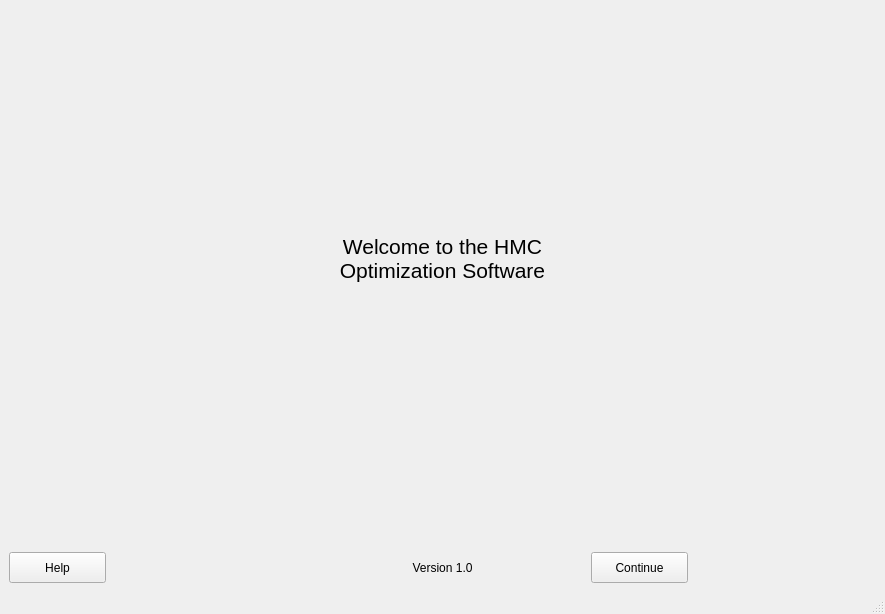
<?xml version="1.0" encoding="UTF-8"?>
<ui version="4.0">
 <class>MainWindow</class>
 <widget class="QMainWindow" name="MainWindow">
  <property name="geometry">
   <rect>
    <x>0</x>
    <y>0</y>
    <width>885</width>
    <height>614</height>
   </rect>
  </property>
  <property name="windowTitle">
   <string>MainWindow</string>
  </property>
  <widget class="QWidget" name="centralwidget">
   <layout class="QGridLayout" name="gridLayout_2">
    <item row="0" column="0">
     <layout class="QGridLayout" name="gridLayout">
      <item row="2" column="1">
       <widget class="QLabel" name="hmcWorld">
        <property name="sizePolicy">
         <sizepolicy hsizetype="Maximum" vsizetype="Maximum">
          <horstretch>0</horstretch>
          <verstretch>0</verstretch>
         </sizepolicy>
        </property>
        <property name="maximumSize">
         <size>
          <width>661</width>
          <height>391</height>
         </size>
        </property>
        <property name="text">
         <string/>
        </property>
        <property name="pixmap">
         <pixmap>hmcWorld.png</pixmap>
        </property>
        <property name="scaledContents">
         <bool>true</bool>
        </property>
       </widget>
      </item>
      <item row="3" column="1">
       <widget class="QLabel" name="label_2">
        <property name="text">
         <string>Version 1.0</string>
        </property>
        <property name="alignment">
         <set>Qt::AlignCenter</set>
        </property>
       </widget>
      </item>
      <item row="2" column="2">
       <spacer name="horizontalSpacer_2">
        <property name="orientation">
         <enum>Qt::Horizontal</enum>
        </property>
        <property name="sizeHint" stdset="0">
         <size>
          <width>40</width>
          <height>20</height>
         </size>
        </property>
       </spacer>
      </item>
      <item row="3" column="2">
       <widget class="QPushButton" name="pushButtonContinueToInput">
        <property name="sizePolicy">
         <sizepolicy hsizetype="Maximum" vsizetype="Fixed">
          <horstretch>0</horstretch>
          <verstretch>0</verstretch>
         </sizepolicy>
        </property>
        <property name="maximumSize">
         <size>
          <width>97</width>
          <height>32</height>
         </size>
        </property>
        <property name="text">
         <string>Continue</string>
        </property>
       </widget>
      </item>
      <item row="2" column="0">
       <spacer name="horizontalSpacer">
        <property name="orientation">
         <enum>Qt::Horizontal</enum>
        </property>
        <property name="sizeHint" stdset="0">
         <size>
          <width>40</width>
          <height>20</height>
         </size>
        </property>
       </spacer>
      </item>
      <item row="3" column="0">
       <widget class="QPushButton" name="pushButtonHelp">
        <property name="sizePolicy">
         <sizepolicy hsizetype="Fixed" vsizetype="Fixed">
          <horstretch>0</horstretch>
          <verstretch>0</verstretch>
         </sizepolicy>
        </property>
        <property name="maximumSize">
         <size>
          <width>97</width>
          <height>32</height>
         </size>
        </property>
        <property name="text">
         <string>Help</string>
        </property>
       </widget>
      </item>
      <item row="1" column="1">
       <widget class="QLabel" name="headerlabel">
        <property name="enabled">
         <bool>true</bool>
        </property>
        <property name="sizePolicy">
         <sizepolicy hsizetype="MinimumExpanding" vsizetype="MinimumExpanding">
          <horstretch>0</horstretch>
          <verstretch>0</verstretch>
         </sizepolicy>
        </property>
        <property name="minimumSize">
         <size>
          <width>5</width>
          <height>5</height>
         </size>
        </property>
        <property name="maximumSize">
         <size>
          <width>751</width>
          <height>500</height>
         </size>
        </property>
        <property name="font">
         <font>
          <pointsize>24</pointsize>
         </font>
        </property>
        <property name="text">
         <string>&lt;html&gt;&lt;head/&gt;&lt;body&gt;&lt;p&gt;&lt;span style=&quot; font-size:16pt;&quot;&gt;Welcome to the HMC Optimization Software&lt;/span&gt;&lt;/p&gt;&lt;/body&gt;&lt;/html&gt;</string>
        </property>
        <property name="scaledContents">
         <bool>true</bool>
        </property>
        <property name="alignment">
         <set>Qt::AlignCenter</set>
        </property>
        <property name="wordWrap">
         <bool>true</bool>
        </property>
        <property name="margin">
         <number>-5</number>
        </property>
       </widget>
      </item>
     </layout>
    </item>
   </layout>
  </widget>
  <widget class="QMenuBar" name="menubar">
   <property name="geometry">
    <rect>
     <x>0</x>
     <y>0</y>
     <width>885</width>
     <height>22</height>
    </rect>
   </property>
  </widget>
  <widget class="QStatusBar" name="statusbar"/>
 </widget>
 <resources/>
 <connections/>
</ui>
